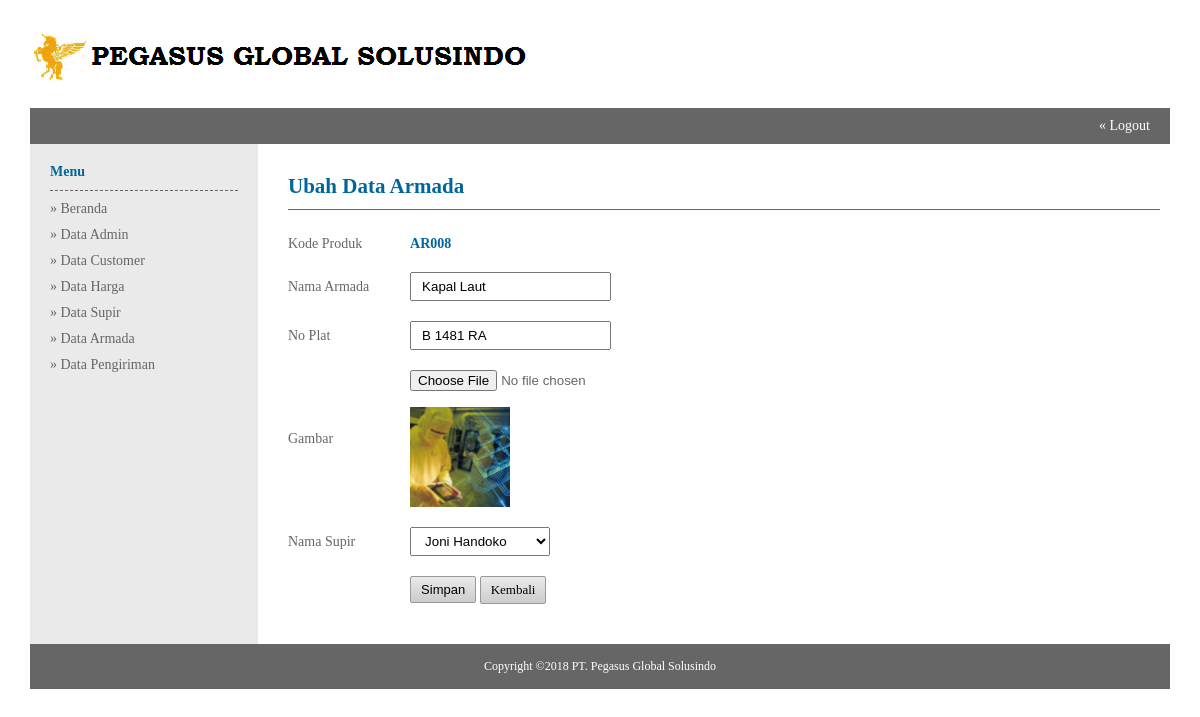
The page /admin/index.php?module=Ubah_Armada&id=AR008 (signed in) on the database its author committed.
### tables this page shows
CREATE TABLE `armada` (
  `kd_armada` varchar(20) NOT NULL,
  `nm_armada` varchar(50) NOT NULL,
  `no_mobil` varchar(50) NOT NULL,
  `gambar` varchar(200) NOT NULL,
  `kd_driver` varchar(20) NOT NULL
);

CREATE TABLE `driver` (
  `kd_driver` varchar(50) NOT NULL,
  `nm_lengkap` text NOT NULL,
  `no_hp` varchar(12) NOT NULL,
  `alamat` varchar(100) NOT NULL
);

### admin/ubah_armada.php (the view, shortened to what this page needs)
<table width="100%" border="0">
<tr>
	<td class="judul-halaman"><h2>Ubah Data Armada</h2></td>
</tr>
<tr>
	<td>
    <br/>
    <?php
	$id = $_GET['id'];
	$produk = mysql_query("select * from armada where kd_armada='$id'") or die (mysql_error());
	$data_armada = mysql_fetch_array($produk);
	?>
    <form action="?module=Update_Armada&id=<?php echo $id;?>" method="post" enctype="multipart/form-data">
    <table class="form" width="100%" border="0">
    <tr>
    	<td width="14%">Kode Produk</td>
    	<td width="86%">
        <h4><?php echo $data_armada['kd_armada'];?></h4>
    	</td>
    </tr>
    <tr>
        <td width="14%">Nama Armada</td>
        <td width="86%">
        <input type="text" required="required" name="nm_armada" value="<?php echo (isset($data_armada['nm_armada'])) ? $data_armada['nm_armada'] : false;?>"/>
        </td>
    </tr>
    <tr>
        <td width="14%">No Plat</td>
        <td width="86%">
        <input type="text" required="required" name="no_plat" value="<?php echo (isset($data_armada['no_mobil'])) ?$data_armada['no_mobil'] : false;?>"/>
        </td>
        </td>
    </tr>
    <tr>
        <td>Gambar</td>
        <td>
        <input type="file" name="gambar" />
        <br><br>
        <img width='100' src="<?php echo '../images/armada/'.$data_armada['gambar'] ?>" alt="">
        </td>
    </tr>
    <tr>
        <td width="14%">Nama Supir</td>
        <td width="86%">
        <select name="nm_lengkap">
        <?php
        $merk = mysql_query("select * from driver order by nm_lengkap asc") or die (mysql_error());
        while($data_merk = mysql_fetch_array($merk)){
        ?>
        <option <?php if($data_armada['kd_driver'] == $data_merk[0] ) echo "selected=selected"  ?> value="<?php echo $data_merk[0]; ?>"><?php echo $data_merk['nm_lengkap'];?></option>
        <?php } ?>
        </select>
        </td>
    </tr>
    <tr>
        <td></td>
        <td>
        <input class="button small grey fontB" type="submit" value="Simpan">
        <a class="button small grey fontB" href="?module=Data_Armada">Kembali</a>
        </td>
    </tr>    </table>
    </td>
</tr>
</table>

### css/style_admin.css (style rules this page uses)
* { margin:0; padding:0; }
body { font-size:14px; font-family:"Myriad Pro"; color:#666; }
table { border-collapse:collapse; border-spacing:0; margin:0 auto; }
h1,h2,h3,h4,h5,h6 { color:#069; }
a { text-decoration:none; color:#666; }
input[type="text"],input[type="password"],input[type="email"],input[type="search"],input[type="number"],input[type="reset"],input[type="date"],select,textarea { padding:5px 10px; }
.form td { padding:10px 0; }
.judul-halaman { padding-bottom:10px; border-bottom:1px solid #666; }

### css/button.css (style rules this page uses)
.button { display:inline-block; cursor:pointer; font-size:13px; }
.fontB { color:#000; }
.small { padding:5px 10px; -moz-border-radius:2px; -webkit-border-radius:2px; -o-border-radius:2px; border-radius:2px; }
.grey { background:#EAEAEA; border:1px solid #999; background-image: -moz-linear-gradient(top, #EAEAEA, #CCC); background-image: -webkit-gradient(linear, 0 0, 0 100%, from(#EAEAEA), to(#CCC)); background-image: -webkit-linear-gradient(top, #EAEAEA, #CCC); background-image: -o-linear-gradient(top, #EAEAEA, #CCC); background-image: linear-gradient(to bottom, #EAEAEA, #CCC); filter: progid:DXImageTransform.Microsoft.gradient(startColorstr='#EAEAEA', endColorstr='#CCC'); }

### rows shown on the page
armada: kd_armada "AR008", nm_armada "Kapal Laut", no_plat "B 1481 RA", gambar (picture), nm_lengkap "Joni Handoko"
